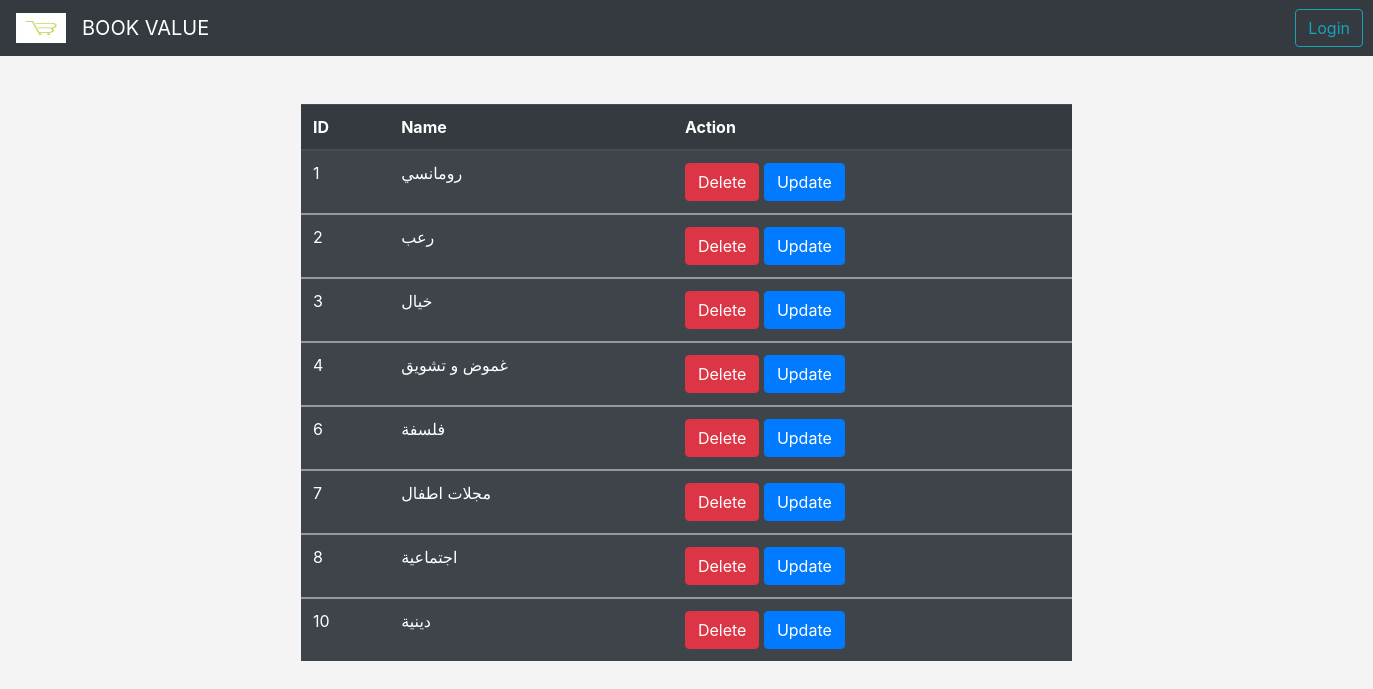
Page /sections/seclist.php on the committed database.
### tables this page shows
CREATE TABLE `sections` (
  `ID` int(11) NOT NULL,
  `name` varchar(255) NOT NULL
);

### sections/seclist.php (the view, shortened to what this page needs)
<?php
include "../shared Admin/nav1.php";
include "../general/config.php";
$select= "SELECT * FROM `sections`";
$s=mysqli_query($conn,$select);
?>
<!DOCTYPE html>
<html lang="en">
<head>
</head>
<body style="background-color: #f5f4f4;">
    <div class="container col-7 text-center my-5 ">
    <table class=" table table-dark table-striped">
<thead>
        <tr>
            <th scope="col">ID</th>
            <th scope="col">Name</th>
            <th scope="col">Action</th>
        </tr>
</thead>
        <?php foreach($s as $data) { ?>
        <tbody>
        <tr>
            <td> <?php echo $data['ID'] ?> </td>
            <td> <?php echo $data ['name']?> </td>
            <td>
               <a href="seclist.php?delete=<?php echo $data['ID'] ?>  " onclick="return confirm('are you sure?')" class="btn btn-danger"> Delete</a>
               <a href="addsec.php?edit=<?php echo $data['ID'] ?> " class="btn btn-primary"> Update</a>
        </td>
        </tr>
        </tbody>
        <?php } ?>
    </table>
</div>
</body>
</html>

### rows in the picture
sections: ID "1", name "رومانسي"
sections: ID "2", name "رعب"
sections: ID "3", name "خيال"
sections: ID "4", name "غموض و تشويق"
sections: ID "6", name "فلسفة"
sections: ID "7", name "مجلات اطفال"
sections: ID "8", name "اجتماعية"
sections: ID "10", name "دينية"
